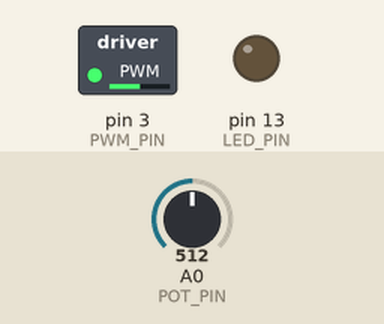
This sketch was run on a simulated Arduino Uno, built with avr-gcc and run on an emulated ATmega328P. Parts: switched loads named in the sketch (green lamp = pin HIGH), output pins drawn as LEDs (lit = HIGH). The test bench sets the inputs (shaded band); at power-on: A0 (POT_PIN) = 512.

Above: at 4.2 s.
4.3 s: A0 (POT_PIN) set to 716
At 5.3 s:
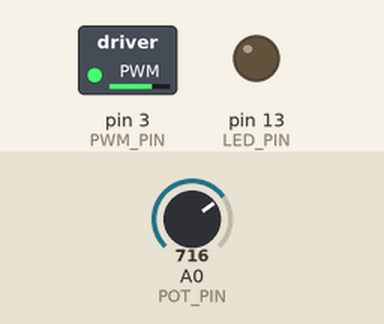
5.8 s: A0 (POT_PIN) set to 900
At 6.5 s:
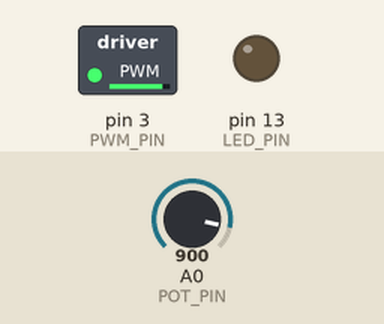
7.3 s: A0 (POT_PIN) set to 122
At 7.6 s:
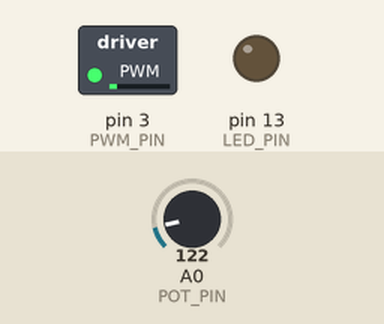
Timing chart, 0 to 10.3 s (numbered marks = the images above; inputs shaded):
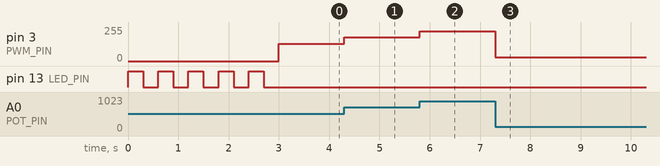

Measured:
- after the input at 4.3 s, pin 3 (PWM_PIN): 128/255 → 179/255 at once
- after the input at 5.8 s, pin 3 (PWM_PIN): 179/255 → 225/255 at once
- after the input at 7.3 s, pin 3 (PWM_PIN): 225/255 → 30/255 at once

The sketch:

PWM_MOTOR_CONTROLLER.ino
```cpp
#define LED_PIN 13
#define PWM_PIN 3
#define POT_PIN A0

int pwm_power = 0;

void setup()
{
  //Pin13 LED initialize
  pinMode(LED_PIN, OUTPUT);
  //PWM Pin initialize
  pinMode(PWM_PIN, OUTPUT);
  //Ensure PWM is at zero;
  analogWrite(PWM_PIN, 0);
  //Flash light a few times so you know SOMETHINGS GONNA STAT
  for(int i=0; i < 5; i++){
    digitalWrite(LED_PIN, HIGH);
    delay(300);
    digitalWrite(LED_PIN, LOW);
    delay(300);
  }
}

void loop()
{
  analogWrite(PWM_PIN, analogRead(POT_PIN)/4);
}
```
